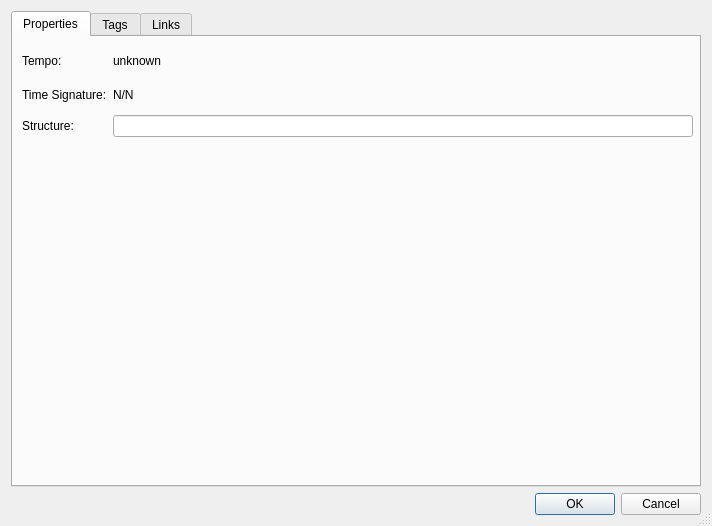
<?xml version="1.0" encoding="UTF-8"?>
<ui version="4.0">
 <class>SongMetaDataDialog</class>
 <widget class="QDialog" name="SongMetaDataDialog">
  <property name="windowModality">
   <enum>Qt::NonModal</enum>
  </property>
  <property name="geometry">
   <rect>
    <x>0</x>
    <y>0</y>
    <width>712</width>
    <height>526</height>
   </rect>
  </property>
  <property name="windowTitle">
   <string>Dialog</string>
  </property>
  <property name="sizeGripEnabled">
   <bool>true</bool>
  </property>
  <property name="modal">
   <bool>true</bool>
  </property>
  <layout class="QGridLayout" name="gridLayout_4">
   <item row="0" column="0">
    <layout class="QVBoxLayout" name="verticalLayout" stretch="1,1">
     <item>
      <widget class="QTabWidget" name="tabWidget">
       <property name="currentIndex">
        <number>0</number>
       </property>
       <widget class="QWidget" name="tab_1">
        <attribute name="title">
         <string>Properties</string>
        </attribute>
        <widget class="QWidget" name="gridLayoutWidget">
         <property name="geometry">
          <rect>
           <x>9</x>
           <y>9</y>
           <width>671</width>
           <height>91</height>
          </rect>
         </property>
         <layout class="QGridLayout" name="gridLayout" columnstretch="0,0">
          <item row="2" column="0">
           <widget class="QLabel" name="label_Structure">
            <property name="text">
             <string>Structure:</string>
            </property>
           </widget>
          </item>
          <item row="2" column="1">
           <widget class="QLineEdit" name="value_Structure"/>
          </item>
          <item row="0" column="0">
           <widget class="QLabel" name="label_Tempo">
            <property name="text">
             <string>Tempo:</string>
            </property>
           </widget>
          </item>
          <item row="1" column="0">
           <widget class="QLabel" name="label_TimeSignature">
            <property name="text">
             <string>Time Signature:</string>
            </property>
           </widget>
          </item>
          <item row="0" column="1">
           <widget class="QLabel" name="value_Tempo">
            <property name="text">
             <string notr="true">unknown</string>
            </property>
           </widget>
          </item>
          <item row="1" column="1">
           <widget class="QLabel" name="value_TimeSignature">
            <property name="text">
             <string notr="true">N/N</string>
            </property>
           </widget>
          </item>
         </layout>
        </widget>
       </widget>
       <widget class="QWidget" name="tab_3">
        <attribute name="title">
         <string>Tags</string>
        </attribute>
        <widget class="QWidget" name="gridLayoutWidget_3">
         <property name="geometry">
          <rect>
           <x>10</x>
           <y>10</y>
           <width>671</width>
           <height>261</height>
          </rect>
         </property>
         <layout class="QGridLayout" name="gridLayout_3" rowstretch="0,0,0,0,0,0" columnstretch="0,1">
          <item row="1" column="1">
           <widget class="QLineEdit" name="value_AlbumTitle"/>
          </item>
          <item row="0" column="0">
           <widget class="QLabel" name="label_SongTitle">
            <property name="text">
             <string>Song Title:</string>
            </property>
           </widget>
          </item>
          <item row="3" column="0">
           <widget class="QLabel" name="label_ReleaseDate">
            <property name="text">
             <string>Released:</string>
            </property>
           </widget>
          </item>
          <item row="2" column="0">
           <widget class="QLabel" name="label_Artist">
            <property name="text">
             <string>Artist:</string>
            </property>
           </widget>
          </item>
          <item row="2" column="1">
           <widget class="QLineEdit" name="value_Artist"/>
          </item>
          <item row="3" column="1">
           <widget class="QDateEdit" name="value_ReleaseDate">
            <property name="sizePolicy">
             <sizepolicy hsizetype="Maximum" vsizetype="Fixed">
              <horstretch>0</horstretch>
              <verstretch>0</verstretch>
             </sizepolicy>
            </property>
           </widget>
          </item>
          <item row="4" column="0">
           <widget class="QLabel" name="label_Style">
            <property name="text">
             <string>Style:</string>
            </property>
           </widget>
          </item>
          <item row="4" column="1">
           <widget class="QComboBox" name="value_Style">
            <property name="sizePolicy">
             <sizepolicy hsizetype="Preferred" vsizetype="Fixed">
              <horstretch>0</horstretch>
              <verstretch>0</verstretch>
             </sizepolicy>
            </property>
            <property name="maximumSize">
             <size>
              <width>300</width>
              <height>16777215</height>
             </size>
            </property>
           </widget>
          </item>
          <item row="0" column="1">
           <widget class="QLineEdit" name="value_SongTitle"/>
          </item>
          <item row="5" column="1">
           <widget class="QLineEdit" name="value_IRCS">
            <property name="sizePolicy">
             <sizepolicy hsizetype="Preferred" vsizetype="Fixed">
              <horstretch>0</horstretch>
              <verstretch>0</verstretch>
             </sizepolicy>
            </property>
            <property name="maximumSize">
             <size>
              <width>300</width>
              <height>16777215</height>
             </size>
            </property>
           </widget>
          </item>
          <item row="1" column="0">
           <widget class="QLabel" name="label_AlbumTitle">
            <property name="text">
             <string>Album Title:</string>
            </property>
           </widget>
          </item>
          <item row="5" column="0">
           <widget class="QLabel" name="label_IRCS">
            <property name="text">
             <string notr="true">IRCS:</string>
            </property>
           </widget>
          </item>
         </layout>
        </widget>
       </widget>
       <widget class="QWidget" name="tab_2">
        <attribute name="title">
         <string>Links</string>
        </attribute>
        <widget class="QWidget" name="gridLayoutWidget_2">
         <property name="geometry">
          <rect>
           <x>10</x>
           <y>10</y>
           <width>671</width>
           <height>407</height>
          </rect>
         </property>
         <layout class="QGridLayout" name="gridLayout_2">
          <property name="horizontalSpacing">
           <number>6</number>
          </property>
          <property name="verticalSpacing">
           <number>2</number>
          </property>
          <item row="8" column="1">
           <widget class="QLineEdit" name="value_SoundCloud"/>
          </item>
          <item row="6" column="0">
           <widget class="QLabel" name="label_LMMS">
            <property name="text">
             <string notr="true">LMMS.io</string>
            </property>
           </widget>
          </item>
          <item row="7" column="1">
           <widget class="QLineEdit" name="value_Orfium"/>
          </item>
          <item row="9" column="1">
           <widget class="QLineEdit" name="value_Spotify"/>
          </item>
          <item row="9" column="0">
           <widget class="QLabel" name="label_Spotify">
            <property name="text">
             <string notr="true">Spotify:</string>
            </property>
           </widget>
          </item>
          <item row="10" column="0">
           <widget class="QLabel" name="label_YouTube">
            <property name="text">
             <string notr="true">YouTube:</string>
            </property>
           </widget>
          </item>
          <item row="10" column="1">
           <widget class="QLineEdit" name="value_YouTube"/>
          </item>
          <item row="7" column="0">
           <widget class="QLabel" name="label_Orfium">
            <property name="text">
             <string notr="true">Orfium:</string>
            </property>
           </widget>
          </item>
          <item row="8" column="0">
           <widget class="QLabel" name="label_SoundCloud">
            <property name="text">
             <string notr="true">SoundCloud:</string>
            </property>
           </widget>
          </item>
          <item row="5" column="1">
           <widget class="QLineEdit" name="value_iTunes"/>
          </item>
          <item row="4" column="1">
           <widget class="QLineEdit" name="value_Clyp"/>
          </item>
          <item row="5" column="0">
           <widget class="QLabel" name="label_iTunes">
            <property name="text">
             <string notr="true">iTunes:</string>
            </property>
           </widget>
          </item>
          <item row="3" column="1">
           <widget class="QLineEdit" name="value_BandCamp"/>
          </item>
          <item row="4" column="0">
           <widget class="QLabel" name="label_Clyp">
            <property name="text">
             <string notr="true">Clyp:</string>
            </property>
           </widget>
          </item>
          <item row="2" column="1">
           <widget class="QLineEdit" name="value_Amazon"/>
          </item>
          <item row="3" column="0">
           <widget class="QLabel" name="label_BandCamp">
            <property name="text">
             <string notr="true">BandCamp:</string>
            </property>
           </widget>
          </item>
          <item row="2" column="0">
           <widget class="QLabel" name="label_Amazon">
            <property name="text">
             <string notr="true">Amazon:</string>
            </property>
           </widget>
          </item>
          <item row="6" column="1">
           <widget class="QLineEdit" name="value_LMMS"/>
          </item>
          <item row="0" column="0">
           <widget class="QLabel" name="label_ArtistWebsite">
            <property name="text">
             <string>Artist Website:</string>
            </property>
           </widget>
          </item>
          <item row="0" column="1">
           <widget class="QLineEdit" name="value_ArtistWebsite"/>
          </item>
          <item row="1" column="0">
           <widget class="QLabel" name="label_LabelWebsite">
            <property name="text">
             <string>Label Website:</string>
            </property>
           </widget>
          </item>
          <item row="1" column="1">
           <widget class="QLineEdit" name="value_LabelWebsite"/>
          </item>
         </layout>
        </widget>
       </widget>
      </widget>
     </item>
     <item>
      <widget class="QDialogButtonBox" name="buttonBox">
       <property name="orientation">
        <enum>Qt::Horizontal</enum>
       </property>
       <property name="standardButtons">
        <set>QDialogButtonBox::Cancel|QDialogButtonBox::Ok</set>
       </property>
      </widget>
     </item>
    </layout>
   </item>
  </layout>
 </widget>
 <resources/>
 <connections>
  <connection>
   <sender>buttonBox</sender>
   <signal>accepted()</signal>
   <receiver>SongMetaDataDialog</receiver>
   <slot>accept()</slot>
   <hints>
    <hint type="sourcelabel">
     <x>248</x>
     <y>254</y>
    </hint>
    <hint type="destinationlabel">
     <x>157</x>
     <y>274</y>
    </hint>
   </hints>
  </connection>
  <connection>
   <sender>buttonBox</sender>
   <signal>rejected()</signal>
   <receiver>SongMetaDataDialog</receiver>
   <slot>reject()</slot>
   <hints>
    <hint type="sourcelabel">
     <x>316</x>
     <y>260</y>
    </hint>
    <hint type="destinationlabel">
     <x>286</x>
     <y>274</y>
    </hint>
   </hints>
  </connection>
 </connections>
</ui>
